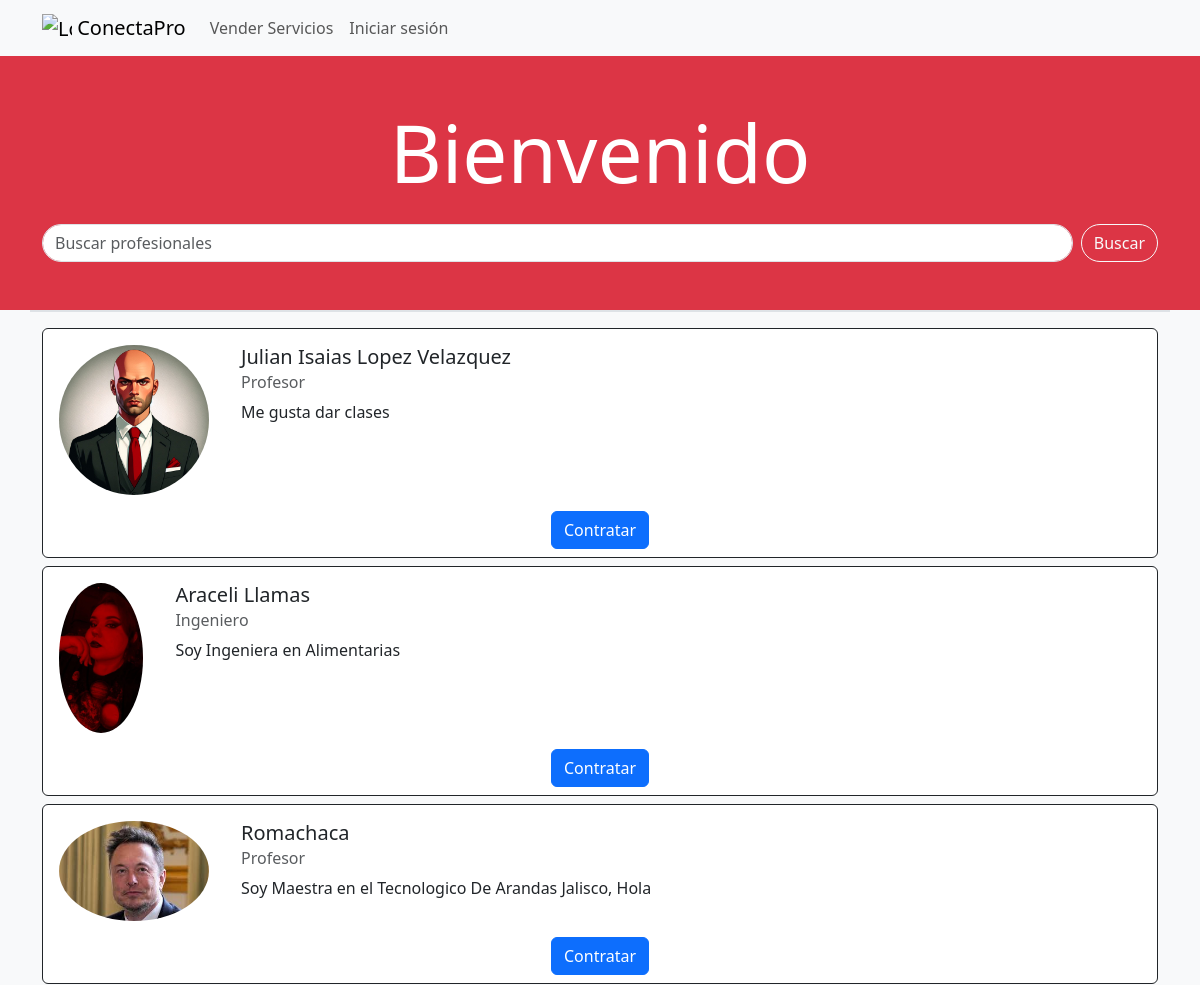
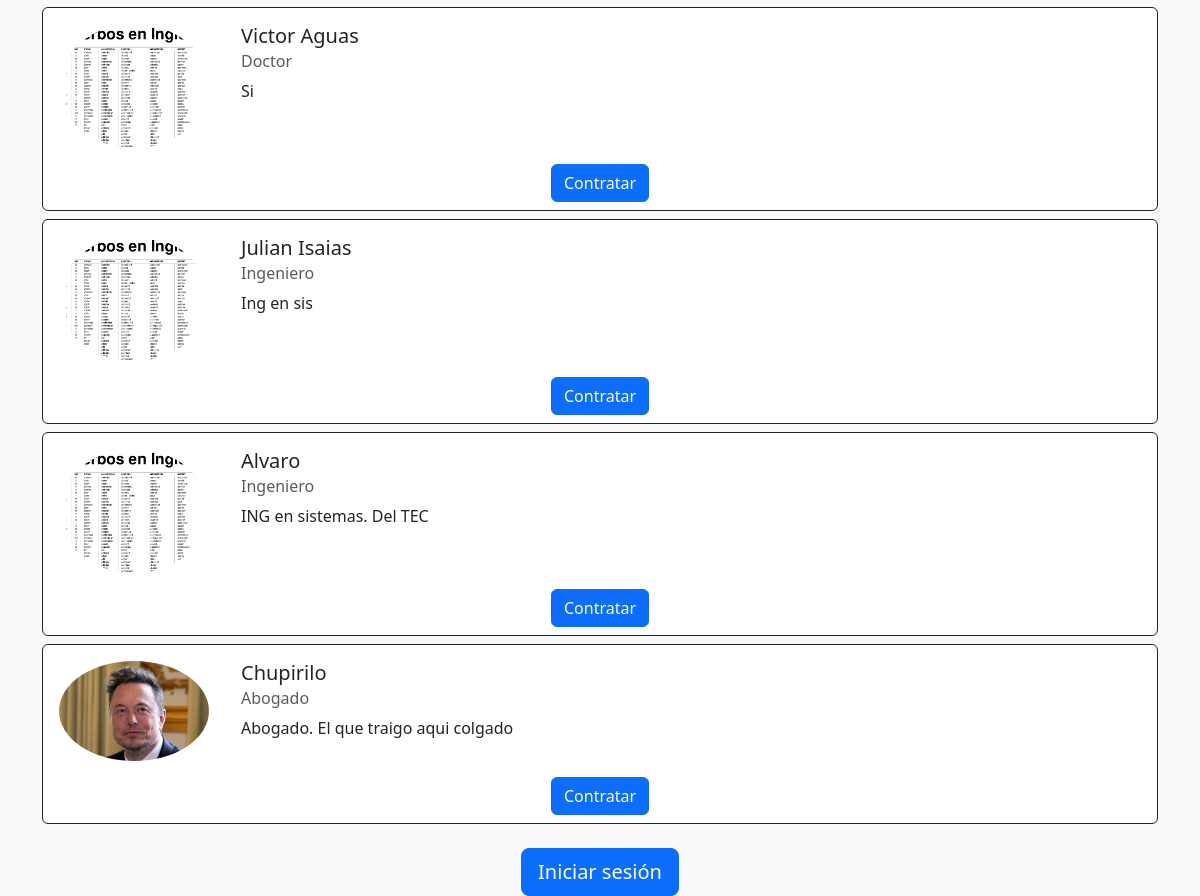
The page / on the database its author committed (2 pictures, top to bottom).
### tables this page shows
CREATE TABLE `profesionistas` (
  `ProfesionistaID` int(11) NOT NULL,
  `UsuarioID` int(11) DEFAULT NULL,
  `Nombre` varchar(100) NOT NULL,
  `Profesion` varchar(100) NOT NULL,
  `Descripcion` text DEFAULT NULL,
  `FotoPerfil` varchar(255) DEFAULT NULL,
  `FechaCreacion` timestamp NOT NULL DEFAULT current_timestamp(),
  `Costo` decimal(10,2) DEFAULT NULL
);

### cards.php (the view, shortened to what this page needs)
<?php
$con = connection();
$sql = "SELECT p.*, p.FotoPerfil
        FROM profesionistas p";
$resultado = mysqli_query($con, $sql);
if (mysqli_num_rows($resultado) > 0) {
    while ($fila = mysqli_fetch_assoc($resultado)) {
        echo '<div class="container professional-card" data-profesion="' . $fila["Profesion"] . '">';
        echo '<div class="card border-dark mb-2">';
        echo '<div class="card-body d-flex">';
        echo '<div class="mr-3">';
        if (!empty($fila["FotoPerfil"])) {
            echo '<img class="rounded-circle img-fluid" src="' . $fila["FotoPerfil"] . '" alt="Foto de perfil" style="max-width: 150px; max-height: 150px;">';
        } else {
            echo '<img class="rounded-circle img-fluid" src="https://definicion.de/wp-content/uploads/2019/07/perfil-de-usuario.png" alt="Foto de perfil por defecto" style="max-width: 150px; max-height: 150px;">';
        }
        echo '</div>';
        echo '<div class="ml-3">';
        echo '<h5 class="card-title">' . $fila["Nombre"] . '</h5>';
        echo '<h6 class="card-subtitle mb-2 text-muted">' . $fila["Profesion"] . '</h6>';
        echo '<p class="card-text">' . $fila["Descripcion"] . '</p>';
        echo '</div>';
        echo '</div>';
        echo '<div class="d-flex justify-content-center mb-2">';
echo '<button class="btn btn-primary btn-contratar" data-toggle="modal" data-target="#myModal" data-profesionista-id="' . $fila["ProfesionistaID"] . '">Contratar</button>';
        echo '</div>';
        echo '</div>';
        echo '</div>';
    }
} else {
    echo "No hay profesionistas en la base de datos.";
}
?>
<!DOCTYPE html>
<html lang="en">
<head>
    <link rel="stylesheet" href="https://maxcdn.bootstrapcdn.com/bootstrap/4.5.2/css/bootstrap.min.css">
    <link href="https://cdn.jsdelivr.net/npm/bootstrap@5.3.2/dist/css/bootstrap.min.css" rel="stylesheet">
    <link href="https://cdn.jsdelivr.net/npm/bootstrap-icons@1.8.3/font/bootstrap-icons.css" rel="stylesheet">
</head>
<body>
</body>
</html>

### index.php (shortened to what this page needs)
<!DOCTYPE html>
<html lang="es">
<head>
    <link href="https://cdn.jsdelivr.net/npm/bootstrap@5.3.2/dist/css/bootstrap.min.css" rel="stylesheet">
</head>
<body class="bg-light">
<?php include('navbar.php'); ?>
<div class="container-fluid bg-danger text-white text-center py-5">
    <h1 class="display-1 text-center">Bienvenido</h1>
    <div class="container mt-4 search-bar">
        <form class="d-flex">
            <input class="form-control me-2" type="search" placeholder="Buscar profesionales" aria-label="Search">
            <button class="btn btn-outline-light" type="submit">Buscar</button>
        </form>
    </div>
</div>
<div class="container px-4">
    <div class="row gx-5">
        <p class="lead border bg-light">
            <?php include('cards.php'); ?>
        </p>
    </div>
</div>
<div class="container-fluid text-center">
    <button type="button" id="entrar" class="btn btn-primary btn-lg">Iniciar sesión</button>
</div>
</body>
</html>

### navbar.php (shortened to what this page needs)
<!DOCTYPE html>
<html lang="es">
<head>
    <link href="https://cdn.jsdelivr.net/npm/bootstrap@5.3.2/dist/css/bootstrap.min.css" rel="stylesheet">
    <link href="https://cdn.jsdelivr.net/npm/bootstrap-icons@1.8.3/font/bootstrap-icons.css" rel="stylesheet">
</head>
<body class="bg-light">
<nav class="navbar navbar-expand-lg bg-body-tertiary">
  <div class="container">
    <a class="navbar-brand" href="index.php">
      <img src="https://png.pngtree.com/png-clipart/20230418/original/pngtree-helmet-line-icon-png-image_9065256.png" alt="Logo" width="30" height="24" class="d-inline-block align-text-top">
      ConectaPro
    </a>
    <div class="collapse navbar-collapse" id="navbarScroll">
      <ul class="navbar-nav me-auto my-2 my-lg-0 navbar-nav-scroll" style="--bs-scroll-height: 100px;">
        <li class="nav-item">
          <a class="nav-link" href="formularioprof.php">Vender Servicios</a>
        </li>
        <li class="nav-item">
          <?php if(isset($_SESSION['username'])): ?>
              <span class="nav-link">Bienvenido, <?= $_SESSION['username'] ?></span>
          <?php else: ?>
              <a class="nav-link" href="login.php">Iniciar sesión</a>
          <?php endif; ?>
        </li>
      </ul>
    </div>
  </div>
</nav>
</body>
</html>

### index.php (style rules this page uses)
.search-bar { max-width: 400px; margin: auto; }
.search-bar input[type="search"] { border-radius: 20px; }
.search-bar button { border-radius: 20px; }

### rows shown on the page
profesionistas: FotoPerfil (picture), Nombre "Julian Isaias Lopez Velazquez", Profesion "Profesor", Descripcion "Me gusta dar clases"
profesionistas: FotoPerfil (picture), Nombre "Araceli Llamas", Profesion "Ingeniero", Descripcion "Soy Ingeniera en Alimentarias"
profesionistas: FotoPerfil (picture), Nombre "Romachaca", Profesion "Profesor", Descripcion "Soy Maestra en el Tecnologico De Arandas Jalisco, Hola"
profesionistas: FotoPerfil (picture), Nombre "Victor Aguas", Profesion "Doctor", Descripcion "Si"
profesionistas: FotoPerfil (picture), Nombre "Julian Isaias", Profesion "Ingeniero", Descripcion "Ing en sis"
profesionistas: FotoPerfil (picture), Nombre "Alvaro", Profesion "Ingeniero", Descripcion "ING en sistemas. Del TEC"
profesionistas: FotoPerfil (picture), Nombre "Chupirilo", Profesion "Abogado", Descripcion "Abogado. El que traigo aqui colgado"
